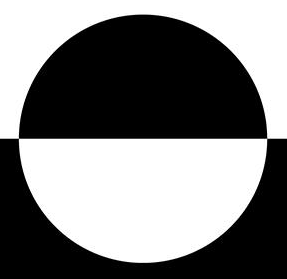
#> input picture averaging_filter/edges.png, 287 x 279 px
$ jupyter execute GausAveraging.ipynb
#> lines starting #> are read from the running program, lines starting #| are printed output that depends on the picture
[cell 1]
from matplotlib import pyplot as plt
import numpy as np
from skimage import color
from skimage import io

Set kernel size and standartderivation

[cell 2]
kernelsize = 7
sigma = 5

if kernelsize%2==1:
    ks=kernelsize
ksn=int((ks-1)/2)

Get image Data

[cell 3]
def gaus(x,y,s=1,n=0):
    return np.exp(-((x-n)**2/(2*s**2) + (y-n)**2/(2*s**2)))

def neighbours(a,b,mat,s=ksn):
    neighbors = [mat[i][j] for i in range(a-s, a+s+1) for j in range(b-s, b+s+1) if i > -s and j > -s and j < len(mat[0]) and i < len(mat)]
    return np.array(neighbors)

#Get RGB_Channels from 4 Channel png
imgi = io.imread('edges.png')[:,:,:3]
#> imgi: shape (279, 287, 3); min 0, max 255, mean 126.9

#convert to Grayscale
img = color.rgb2gray(imgi)

Create replicate padding

Create gaus-kernel

[cell 4]
#gaußmatrix
g = np.zeros(ks**2)
n = 0
c = 0
for i in range(ks):
    for j in range(ks):
        n+=gaus(j,i,sigma)
        g[c]=gaus(j,i,sigma)
        c+=1
g = g/n

Create averaged image

[cell 5]
newimg = np.zeros((len(img),len(img[0])))
#> newimg: shape (279, 287) float64; every value is 0

for a in range(ksn,len(newimg)-ksn):
    for b in range(ksn,len(newimg[0])-ksn):
        newimg[a,b]=np.multiply(g,neighbours(a,b,img)).sum()
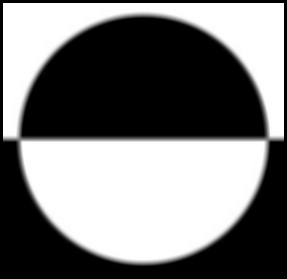
#> newimg: shape (279, 287) float64; min 0, max 1, mean 0.478

[cell 6]
plt.imshow(img)
plt.show()
plt.imshow(newimg)
plt.show()
plt.imshow(newimg-img)
plt.show()
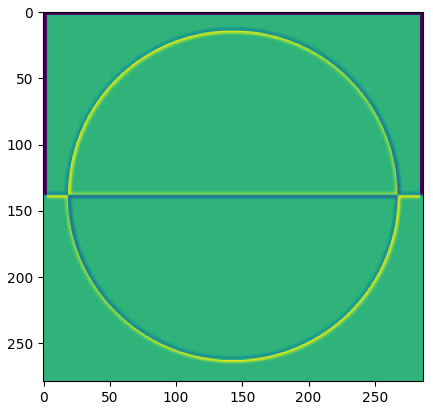
#> figure drawn by matplotlib, 1 panel
